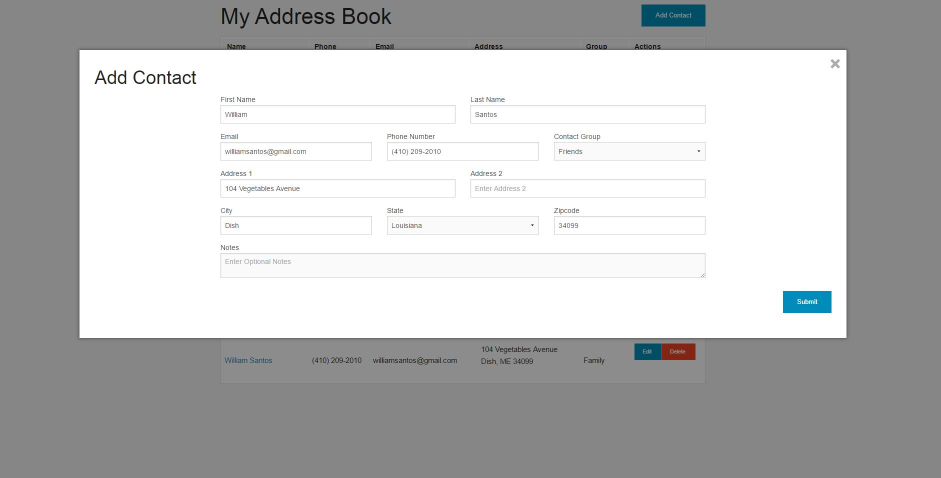
#> input picture portfolio/images/address2.JPG, 1881 x 955 px (shown at 1/2 size); its folder holds 4 pictures in this run
$ python script.py
#> lines starting #> are read from the running program, lines starting #| are printed output that depends on the picture
import cv2
import glob

images=glob.glob("*.jpg")

for image in images:
	img=cv2.imread(image,1)
#> img is the input picture: shape (955, 1881, 3); mean B, G, R 191.5, 191.3, 190.8
	re=cv2.resize(img,(350,320))
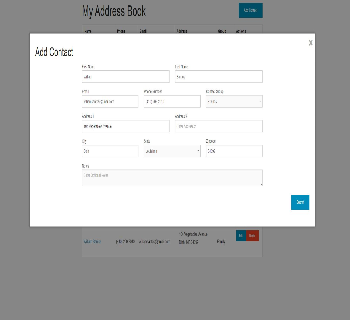
#> re: shape (320, 350, 3); mean B, G, R 191.4, 191.2, 190.7
	cv2.imshow("Hey",re)
	cv2.waitKey(500)
	cv2.destroyAllWindows()
	cv2.imwrite("b_"+image,re)
